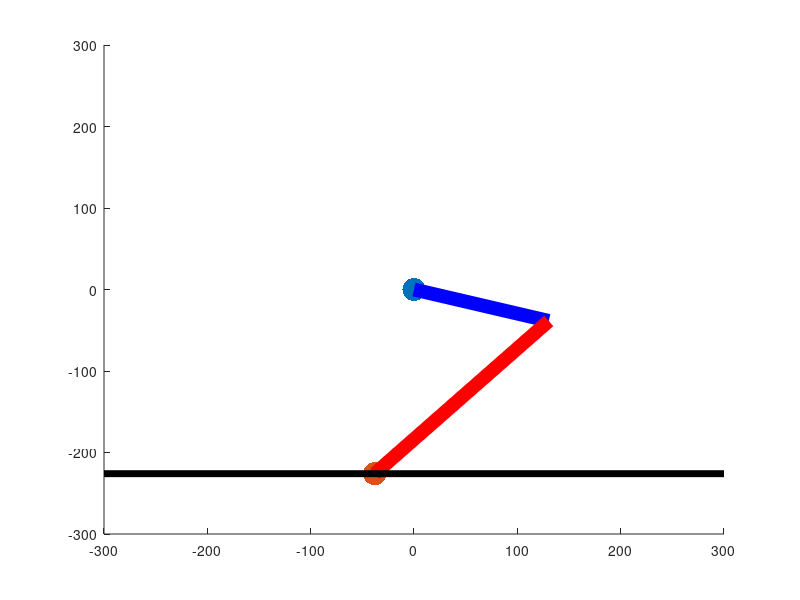

Write the MATLAB code that produced this figure.
ornt = 1;
x1 = -38;
y1 = -226;
L1 = 136;
L2 = 252;
phi = 90;
psi = 52;

q2 = ornt*acosd((x1^2 + y1^2 - L1^2 - L2^2)/(2*L1*L2));
q1 = atan2d(y1,x1) + atan2d((L2*sind(q2)),(L1+L2*cosd(q2))) - psi;

l1endx = L1*cosd(q1+psi);
l1endy = L1*sind(q1+psi);

l2endx = l1endx-L2*cosd(180-q2+q1+psi);
l2endy = l1endy-L2*sind(180-q2+q1+psi);

hold on;

plot(0,0,'.','MarkerSize', 50);
plot(x1,y1,'.','MarkerSize', 50);
plot([0 l1endx], [0 l1endy], 'b','LineWidth',10);
plot([l1endx l2endx], [l1endy l2endy], 'r','LineWidth',10);
plot([-300 300],[-226 -226],'k','LineWidth',5);


xlim([-300 300]);
ylim([-300 300]);


q1+psi
q2